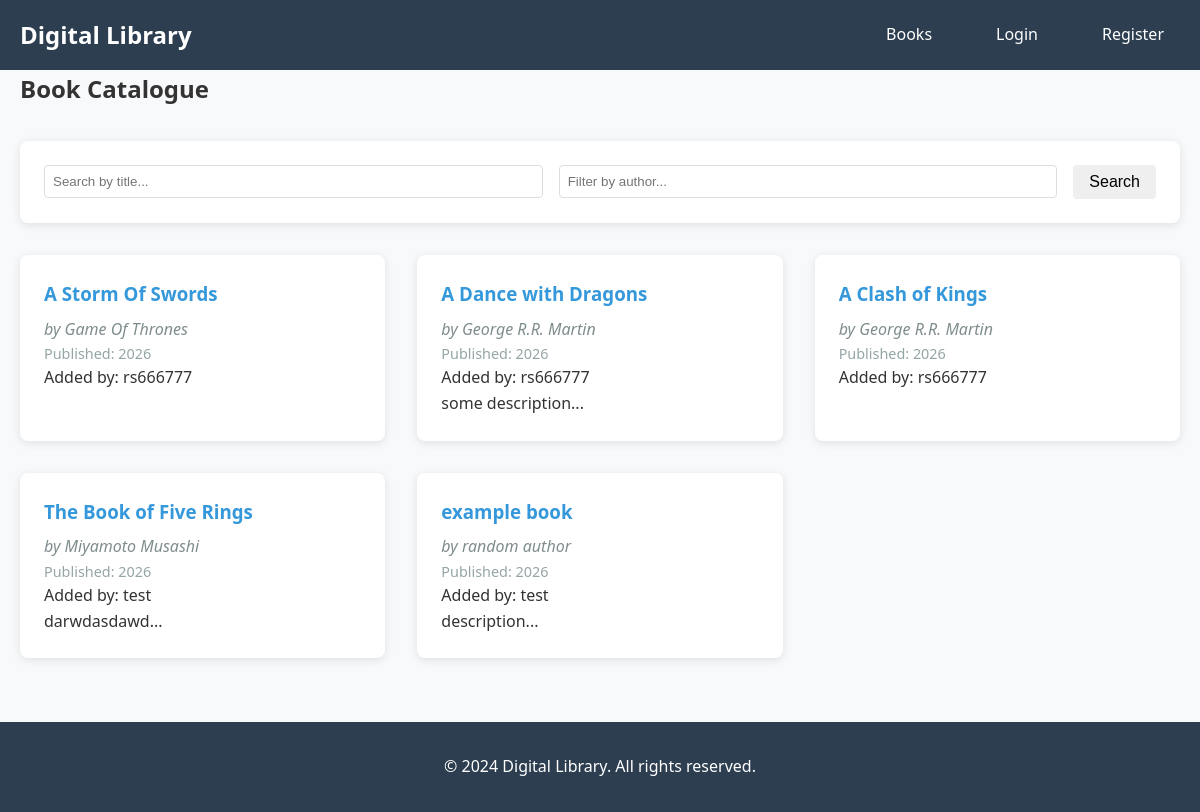
Before: /books with the older database file.
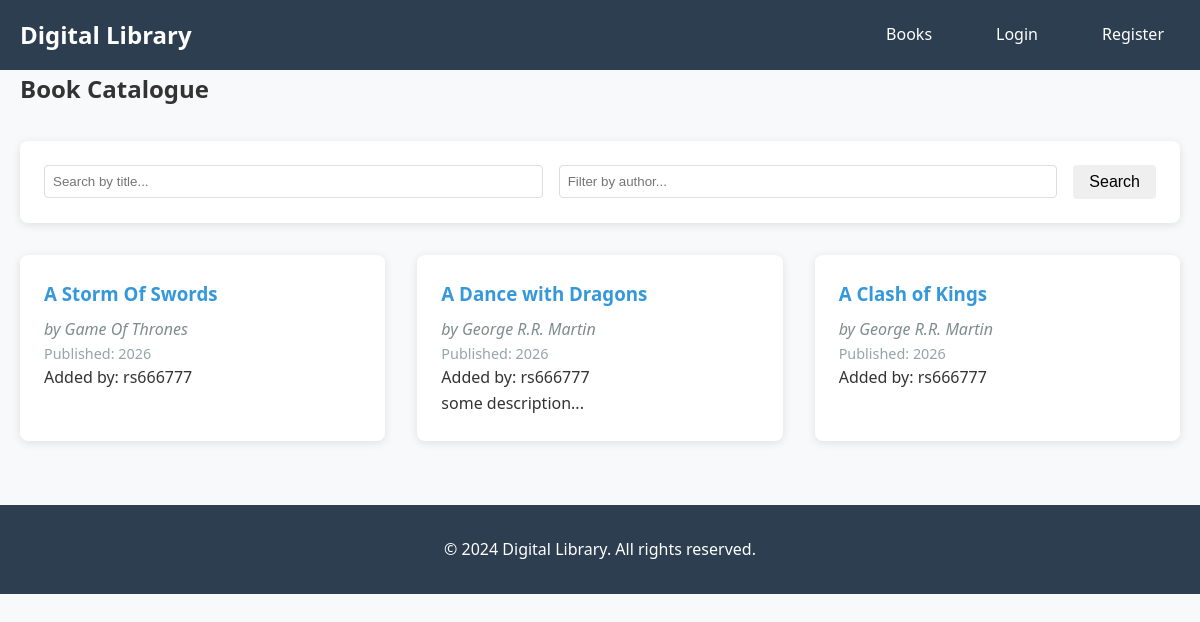
After: the same page with the newer database file.
### models.py (models this page shows, shortened)
class Book(db.Model):
    id = db.Column(db.Integer, primary_key=True)
    title = db.Column(db.String(200), nullable=False)
    author = db.Column(db.String(150), nullable=False)
    isbn = db.Column(db.String(13), unique=True)
    description = db.Column(db.Text)
    published_date = db.Column(db.Date)
    cover_image = db.Column(db.String(300))
    created_at = db.Column(db.DateTime, default=datetime.utcnow)
    submitted_by = db.Column(db.Integer, db.ForeignKey('user.id'), nullable=False)
    reviews = db.relationship('Review', backref='book', lazy=True, cascade='all, delete-orphan')
    submitter = db.relationship('User', backref='books_submitted', lazy=True)

class User(UserMixin, db.Model):
    id = db.Column(db.Integer, primary_key=True)
    username = db.Column(db.String(150), unique=True, nullable=False)
    email = db.Column(db.String(150), unique=True, nullable=False)
    password_hash = db.Column(db.String(150), nullable=False)
    role = db.Column(db.String(20), default='normal', nullable=False)  # 'normal' or 'admin'
    is_banned = db.Column(db.Boolean, default=False, nullable=False)
    created_at = db.Column(db.DateTime, default=datetime.utcnow)
    profile_picture = db.Column(db.String(300))
    bio = db.Column(db.Text)
    reviews = db.relationship('Review', backref='author', lazy=True)

### routes/book_routes.py (the view)
@book_bp.route("/books")
def books():
    page = request.args.get('page', 1, type=int)
    search = request.args.get('search', '')
    author_filter = request.args.get('author', '')
    query = Book.query.options(joinedload(Book.submitter))
    if search:
        query = query.filter(Book.title.contains(search))
    if author_filter:
        query = query.filter(Book.author.contains(author_filter))
    books = query.paginate(page=page, per_page=10)
    return render_template("books.html", books=books, search=search, author_filter=author_filter)

### templates/books.html (shortened to what this page needs)
{% extends "base.html" %}
{% block content %}
<div class="books-page">
    <h2>Book Catalogue</h2>
    <div class="search-filter">
        <form method="GET" class="search-form">
            <input type="text" name="search" placeholder="Search by title..." value="{{ search }}">
            <input type="text" name="author" placeholder="Filter by author..." value="{{ author_filter }}">
            <button type="submit" class="btn">Search</button>
        </form>
    </div>
    <div class="books-grid">
        {% for book in books.items %}
        <div class="book-card">
            <h3><a href="{% if current_user.is_authenticated %}{{ url_for('book.user_book_detail', book_id=book.id) }}{% else %}{{ url_for('book.book_detail', book_id=book.id) }}{% endif %}">{{ book.title }}</a></h3>
            <p class="author">by {{ book.author }}</p>
            {% if book.published_date %}
                <p class="published">Published: {{ book.published_date.strftime('%Y') }}</p>
            {% endif %}
            {% if book.submitter %}
                <p class="submitted-by">Added by: {{ book.submitter.username }}</p>
            {% endif %}
            {% if book.description %}
                <p class="description">{{ book.description[:100] }}...</p>
            {% endif %}
        </div>
        {% endfor %}
    </div>
</div>
{% endblock %}

Changed rows visible on the page:
removed Book: title "The Book of Five Rings", author "Miyamoto Musashi", published_date "2026", submitter.username "test", description "darwdasdawd"
removed Book: title "example book", author "random author", published_date "2026", submitter.username "test", description "description"
